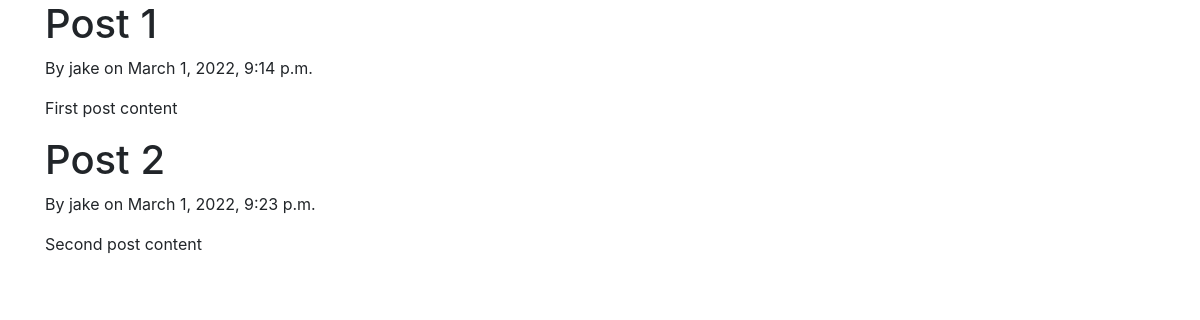
The app's page /, older data.
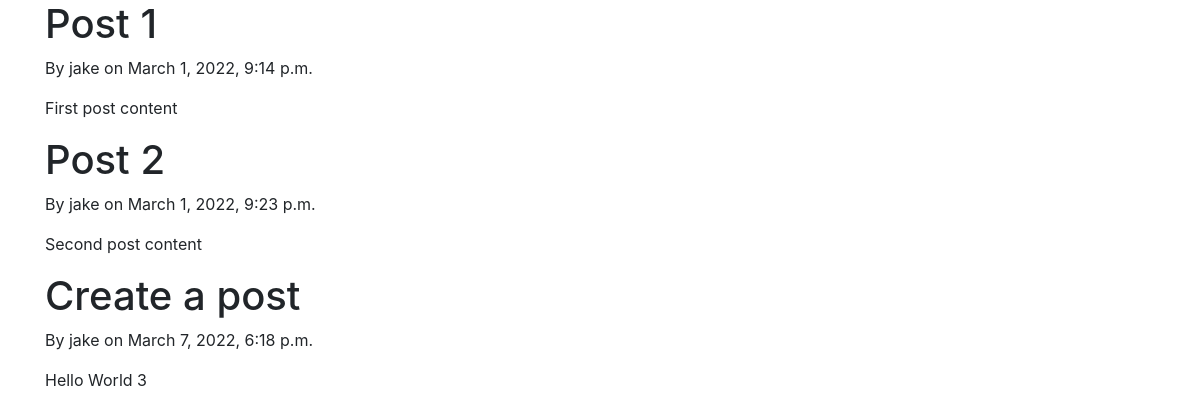
The same page, newer data.
### feed/models.py (models this page shows, shortened)
class Post(models.Model):
    title = models.CharField(max_length=100)
    content = models.TextField(max_length=200)
    date_posted = models.DateTimeField(default=timezone.now)
    author = models.ForeignKey(User, on_delete=models.CASCADE)

### feed/views.py (the view)
# urls.py: path("", views.home, name="feed-home")
def home(request):
    context = {
        'posts': Post.objects.all(),
    }
    return render(request, "feed/home.html", context)

### feed/templates/feed/home.html
{%extends "feed/base.html"%}
{%block content%}
    {%for post in posts%}
        <h1>{{ post.title }}</h1>
        <p> By {{ post.author }} on {{ post.date_posted }}</p>
        <p>{{ post.content }}</p>
    {%endfor%}
{%endblock content%}

### feed/templates/feed/base.html (shortened to what this page needs)
{%load static%}
<!DOCTYPE html>
<html lang="en">
<head>
    <link rel="stylesheet" href="https://maxcdn.bootstrapcdn.com/bootstrap/4.0.0/css/bootstrap.min.css">
</head>
<body>
    <main role = "main" class = "container">
        {% block content %}{% endblock %}
    </main>
</body>
</html>

Row changes from the older to the newer data that the page shows:
added Post: title "Create a post", author "jake", date_posted "March 7, 2022, 6:18 p.m.", content "Hello World 3"
